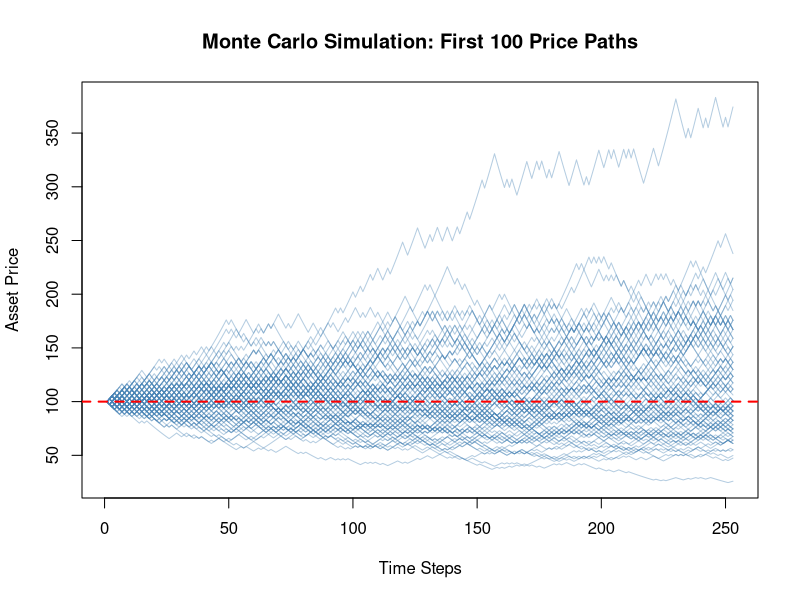

This figure's R source:
S0    <- 100
mu    <- 0.06      # 6%
sigma <- 0.40      # 40%
Nt    <- 252
Np    <- 10000
dt    <- 1/252
K     <- 100
P     <- 100

Mcpaths <- function(S0, mu, sigma, Nt, Np, dt){
    s <- matrix(0, Nt+1, Np)
    z <- matrix(sign(rnorm(Nt*Np)), ncol=Np)
    r <- mu*dt + z*sigma*sqrt(dt)
    for (t in 1:Nt) { s[t+1, ] <- s[t, ] + r[t, ]}
    S <- S0 * exp(s)
    return(S)
}

S <- Mcpaths(S0, mu, sigma, Nt, Np, dt)
S.terminal <- S[nrow(S), ]

print(mean(S.terminal))
print(sd(S.terminal))

C <- (S-K) * (S>K)
C.terminal <- C[nrow(C), ]
print(mean(C.terminal))

Put <- (P-S) * (P>S)
Put.terminal <- Put[nrow(Put), ]
print(mean(Put.terminal))

# Plot first 100 simulations
matplot(S[, 1:100], type = "l", lty = 1, col = adjustcolor("steelblue", alpha.f = 0.4),
        xlab = "Time Steps", ylab = "Asset Price",
        main = "Monte Carlo Simulation: First 100 Price Paths")
abline(h = K, col = "red", lwd = 2, lty = 2)
